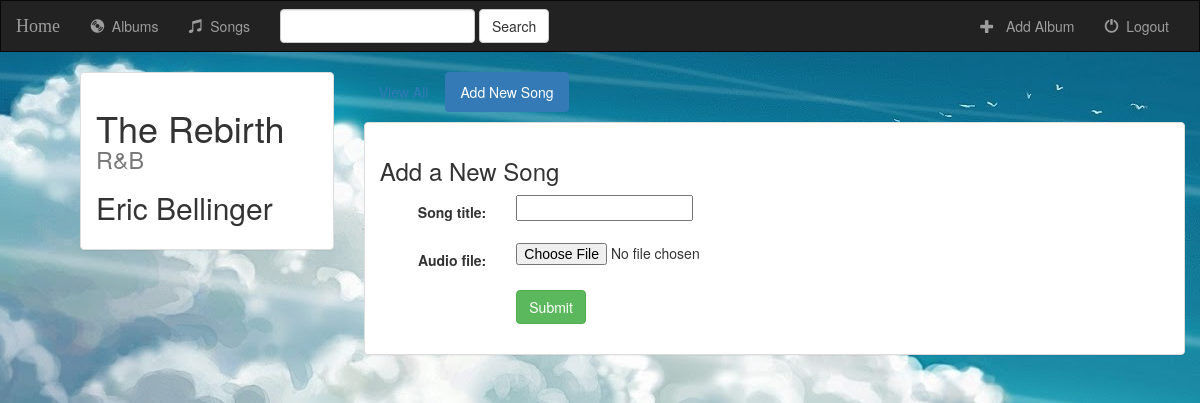
Screenshot of /music/6/create_song/ with the database file from the repository.
### music/models.py (models this page shows, shortened)
class Album(models.Model):
    artist = models.CharField(max_length=250)
    album_title = models.CharField(max_length=500)
    genre = models.CharField(max_length=100)
    album_logo = models.CharField(max_length=1000)
    def __str__(self):
        return self.album_title + ' - ' + self.artist

### music/views.py (the view, shortened to what this page needs)
# urls.py: url(r'^(?P<album_id>[0-9]+)/create_song/$', views.create_song, name='create_song'),
def create_song(request, album_id):
    form = SongForm(request.POST or None, request.FILES or None)
    album = get_object_or_404(Album, pk=album_id)
    context = {
        'album': album,
        'form': form,
    }
    return render(request, 'music/create_song.html', context)

### music/forms.py
class SongForm(forms.ModelForm):
    class Meta:
        model = Song
        fields = ['song_title', 'audio_file']

### music/templates/music/create_song.html (shortened to what this page needs)
{% load static %}
    <link rel="stylesheet" type="text/css" href="https://maxcdn.bootstrapcdn.com/bootstrap/3.3.6/css/bootstrap.min.css" />
    <link rel="stylesheet" type="text/css" href="{% static 'music/album.css' %}" />
    <nav class="navbar navbar-inverse">
    <div class="container-fluid">
        <div class="navbar-header">
            <a class="navbar-brand" href="{% url 'music:index' %}">Home</a>
        </div>
        <div class="collapse navbar-collapse" id="topNavBar">
            <ul class="nav navbar-nav">
                <li class="">
                    <a href="{% url 'music:album' %}">
                        <span class="glyphicon glyphicon-cd" aria-hidden="true"></span>&nbsp;
                        Albums
                    </a>
                </li>
                <li class="">
                    <a href="{% url 'music:songs' %}">
                        <span class="glyphicon glyphicon-music" aria-hidden="true"></span>&nbsp;
                        Songs
                    </a>
                </li>
            </ul>
            <form class="navbar-form navbar-left" role="search" method="get" action="#">
                <div class="form-group">
                    <input type="text" class="form-control" name="q" value=""/>
                </div>
                <button type="submit" class="btn btn-default">Search</button>
            </form>
            <ul class="nav navbar-nav navbar-right">
                <li class="">
                    <a href="{% url 'music:album-add' %}">
                        <span class="glyphicon glyphicon-plus" aria-hidden="true"></span>&nbsp;&nbsp;
                        Add Album
                    </a>
                </li>
                 <li class="">
                    <a href="{% url 'music:logout_user' %}">
                        <span class="glyphicon glyphicon-off" aria-hidden="true"></span>&nbsp;
                        Logout
                    </a>
                </li>
            </ul>
        </div>
    </div>
</nav>
<body>
<div class="container-fluid">
    <div class="row">
        <div class="col-sm-4 col-md-3">
            <div class="panel panel-default">
                <div class="panel-body">
                    <h1>{{ album.album_title }} <small>{{ album.genre }}</small></h1>
                    <h2>{{ album.artist }}</h2>
                </div>
            </div>
        </div>
        <div class="col-sm-8 col-md-9">
            <ul class="nav nav-pills" style="margin-bottom: 10px;">
                <li role="presentation"><a href="{% url 'music:detail' album.id %}">View All</a></li>
                <li role="presentation" class="active"><a href="{% url 'music:create_song' album.id %}">Add New Song</a></li>
            </ul>
            <div class="panel panel-default">
                <div class="panel-body">
                    <h3>Add a New Song</h3>
                    <form class="form-horizontal" role="form" action="" method="post" enctype="multipart/form-data">
                        {% include 'music/form-template.html' %}
                        <div class="form-group">
                            <div class="col-sm-offset-2 col-sm-10">
                                <button type="submit" class="btn btn-success">Submit</button>
                            </div>
                        </div>
                    </form>
                </div>
            </div>
        </div>
    </div>
</div>
</body>

### music/static/music/album.css (style rules this page uses)
body { background:url("images/jj.jpg") fixed center no-repeat; }
.navbar { border-radius: 0; }
.navbar-brand { font-family: 'Satisfy', cursive; }
.row { margin-left: 50px; }

### rows the page displays
Album: album_title "The Rebirth", genre "R&B", artist "Eric Bellinger"

### other values shown
{{ field.label_tag }} "Song title:" "Audio file:"
